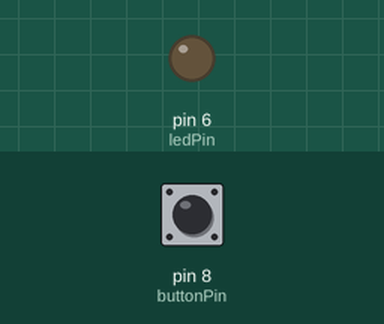
This sketch was run on a simulated Arduino Nano, built with avr-gcc and run on an emulated ATmega328P. Shown: output pins drawn as LEDs (lit = HIGH). The inputs (shaded band) are chosen by the test bench; at power-on: pin 8 (buttonPin) LOW.

Above: at 1.2 s.
1.3 s: pin 8 (buttonPin) pulled HIGH for 0.15 s
At 1.37 s:
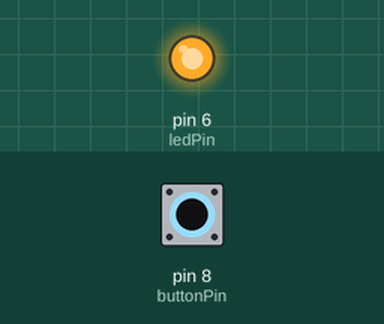
2.9 s: pin 8 (buttonPin) pulled HIGH for 3.2 s
At 7.1 s:
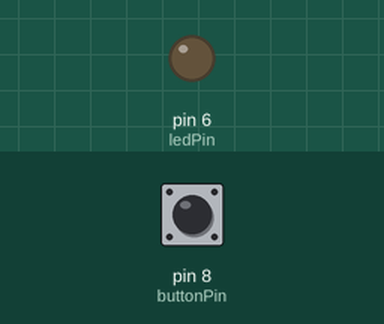
Timing chart, 0 to 8.6 s (numbered marks = the images above; inputs shaded):
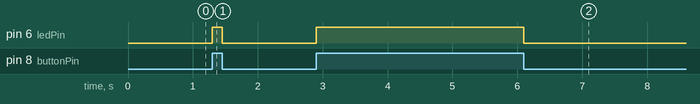

The sketch:

_3.push_button.ino
```cpp
//--- Begin code (copy from here)---
int buttonPin = 8; //pin number connect with button pin
int ledPin = 6; //pin number connect with LED1 pin
int buttonState = 0; //variable for reading the button status
void setup() {
  // put your setup code here, to run once:
  // initialize the LED pin as an output:
  pinMode(ledPin,OUTPUT);
  // initialize the pushbutton pin as an input:
  pinMode(buttonPin, INPUT);
}
void loop() {
  // read the state of the pushbutton value:
  buttonState = digitalRead(buttonPin);

  // check if the pushbutton is pressed.
  // if it is, the buttonState is HIGH:
  if (buttonState == HIGH) {
  // turn LED on:
  digitalWrite(ledPin, HIGH);
  } else {
  // turn LED off:
  digitalWrite(ledPin, LOW);
  }
}
//--- End code (copy to here)---
```

Measured:
- after the input at 1.3 s, pin 6 (ledPin): LOW → HIGH at once, → LOW 0.15 s later
- after the input at 2.9 s, pin 6 (ledPin): LOW → HIGH at once, → LOW 3.2 s later
